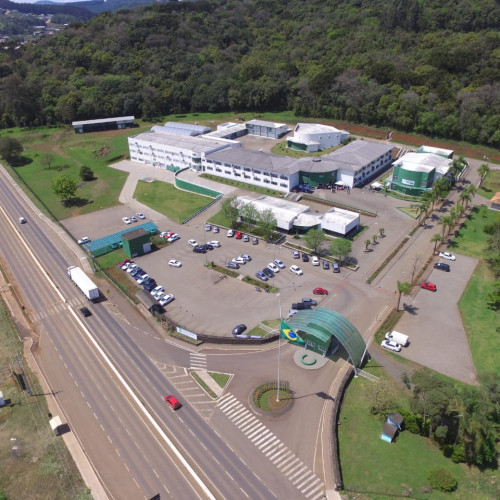
#> input picture Lista - Arthur Schneider de Oliveira/imagens/ifc_vda.jpeg, 500 x 500 px
$ python 3exercicio.py
#> lines starting #> are read from the running program, lines starting #| are printed output that depends on the picture
import cv2
import numpy as np
import matplotlib.pyplot as plt

img = cv2.imread('ifc_vda.jpeg')
#> img is the input picture: shape (500, 500, 3); mean B, G, R 107.5, 117.6, 121.9
img_gray = cv2.cvtColor(img, cv2.COLOR_BGR2GRAY)
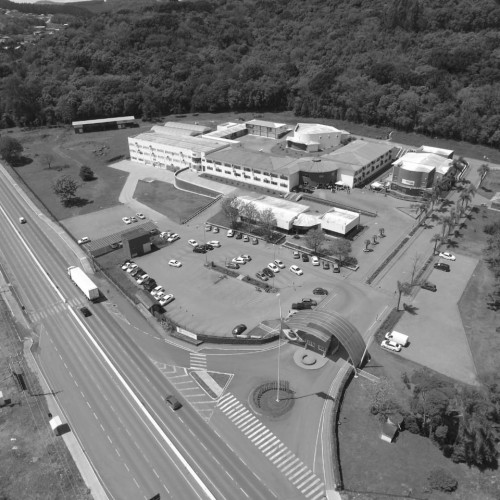
#> img_gray: shape (500, 500); min 13, max 255, mean 117.7

img_norm = cv2.equalizeHist(img_gray)
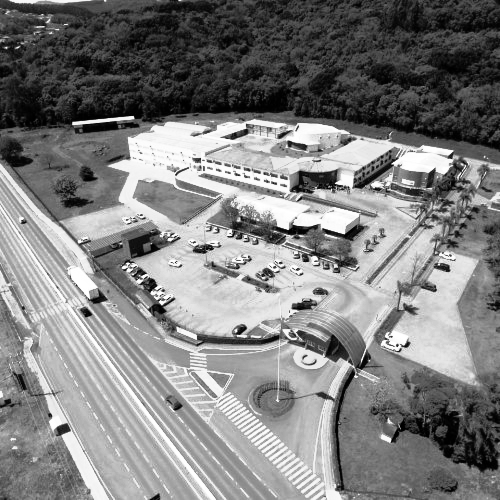
#> img_norm: shape (500, 500); min 0, max 255, mean 128.4

#calcular hist
hist_original = cv2.calcHist([img], [0], None, [256], [0, 256])
#> hist_original = 256 values, max 3500 at index 137, min 0 at index 0, mean 976.6
hist_norm = cv2.calcHist([img_norm], [0], None, [256], [0, 256])
#> hist_norm = 256 values, max 3303 at index 215, min 0 at index 14, mean 976.6


plt.imshow(img)
plt.title('Imagem Original')
plt.show()

plt.plot(hist_original, color='black')
plt.title('Histograma Original')
plt.show()
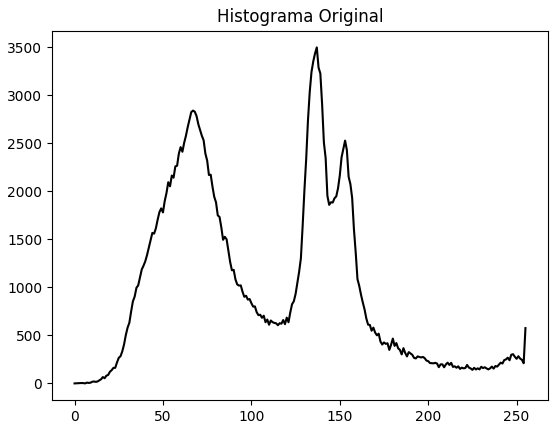
#> figure drawn by matplotlib, 1 panel; curve peaks at x = 137, y = 3500

plt.imshow(img_norm, cmap='gray')
plt.title('Imagem com Histograma Normalizado')
plt.show()

plt.plot(hist_norm, color='black')
plt.title('Histograma Normalizado')
plt.show()
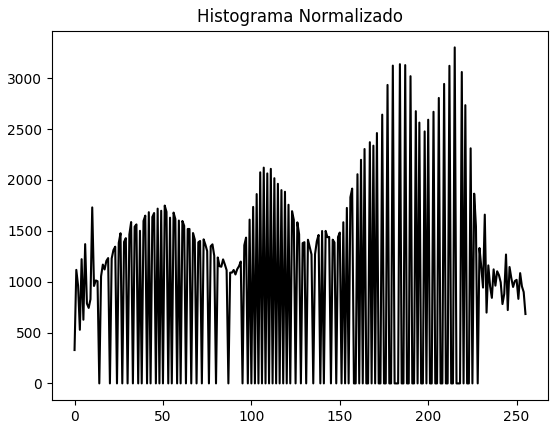
#> figure drawn by matplotlib, 1 panel; curve peaks at x = 215, y = 3303

$ run again, with Lista - Arthur Schneider de Oliveira/imagens/hw2_cone.jpg copied over Lista - Arthur Schneider de Oliveira/imagens/ifc_vda.jpeg
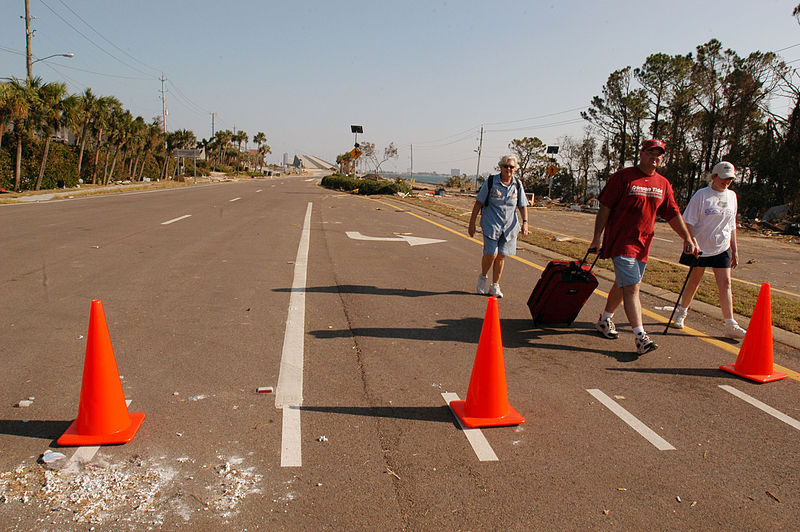
#> input picture Lista - Arthur Schneider de Oliveira/imagens/hw2_cone.jpg, 800 x 532 px
#> img is the input picture: shape (532, 800, 3); mean B, G, R 100.7, 115.7, 140.4
#> `img_norm = cv2.equalizeHist(img_gray)`:
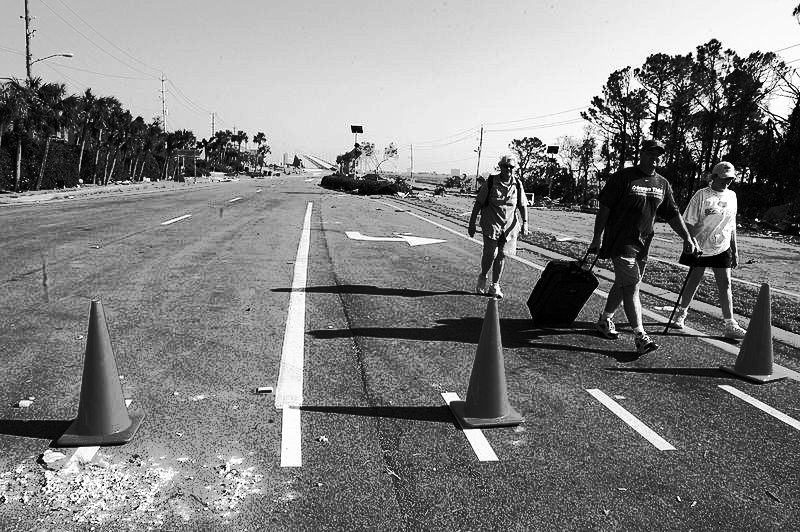
#> img_norm: shape (532, 800); min 0, max 255, mean 128.6
#> hist_original = 256 values, max 10212 at index 0, min 5 at index 252, mean 1662.5
#> hist_norm = 256 values, max 9415 at index 127, min 0 at index 52, mean 1662.5
#> `plt.show()`:
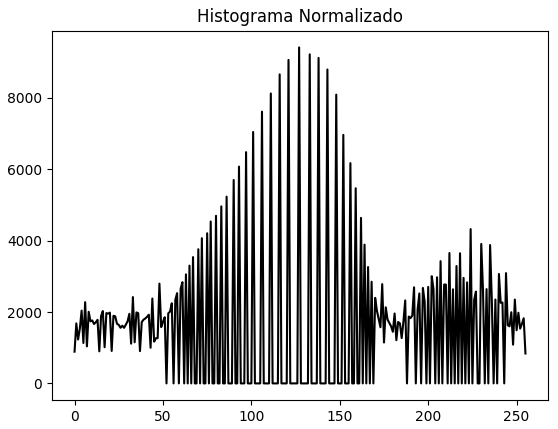
#> figure drawn by matplotlib, 1 panel; curve peaks at x = 127, y = 9415
